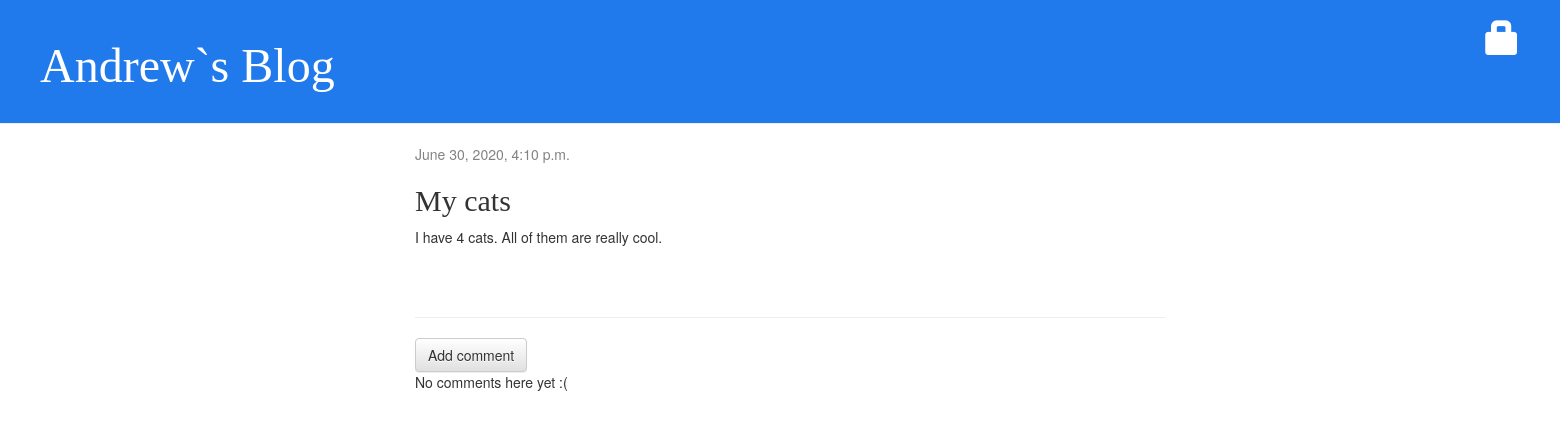
/post/1/, run on an earlier commit of the app's database.
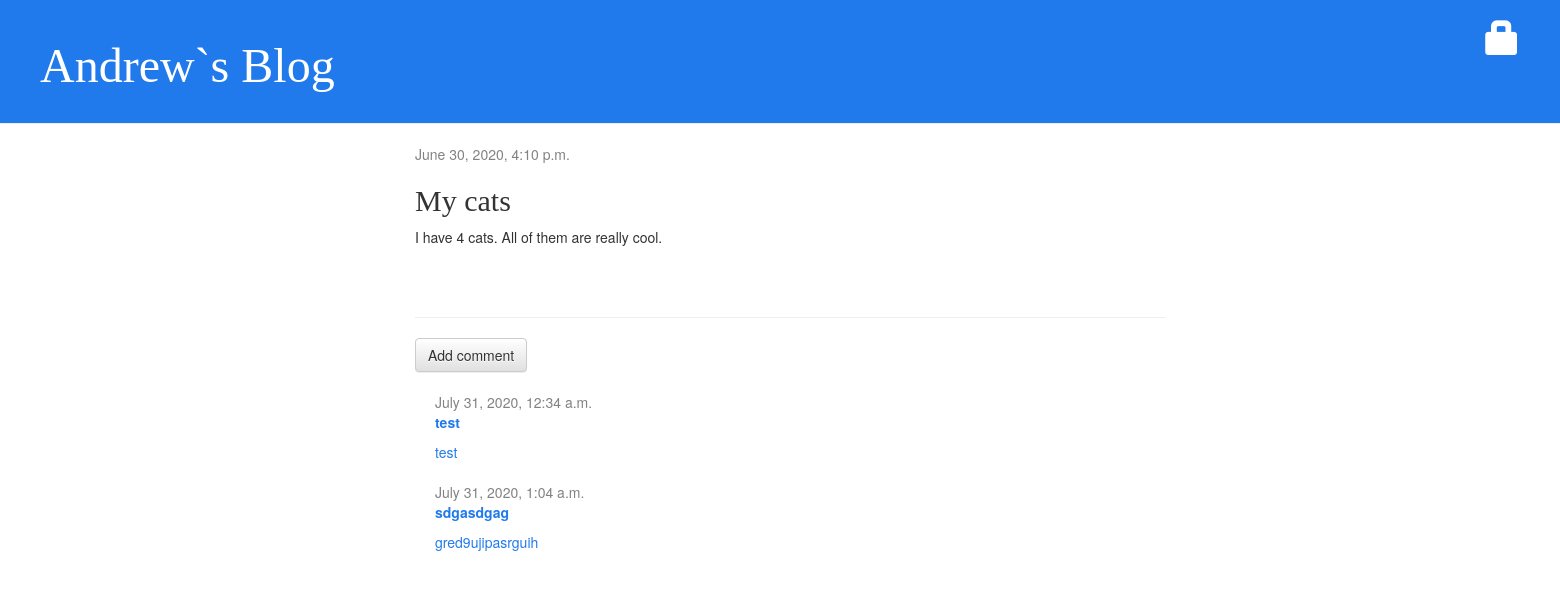
And on a later commit of the database.
### blog/models.py (models this page shows, shortened)
class Comment(models.Model):
    post = models.ForeignKey('blog.Post', on_delete=models.CASCADE, related_name='comments')
    author = models.CharField(max_length=200)
    text = models.TextField()
    created_date = models.DateTimeField(default=timezone.now)
    approved_comment = models.BooleanField(default=False)

### blog/views.py (the view)
# urls.py: path('post/<int:pk>/', views.post_detail, name='post_detail'),
def post_detail(request, pk):
    post = get_object_or_404(Post, pk=pk)
    return render(request, 'blog/post_detail.html', {'post': post})

### blog/templates/blog/post_detail.html (shortened to what this page needs)
{% extends 'blog/base.html'%}
{% block content%}
    <div class="post">
        {% if post.published_date %}
            <div class="date">
                {{ post.published_date }}
            </div>
        {% else %}
            <a class="btn btn-default" href="{% url 'post_publish' pk=post.pk %}">Publish</a>
        {% endif %}
        <h2>{{ post.title }}</h2>
        <p>{{ post.text|linebreaksbr }}</p>
    </div>
    <hr>
    <a class="btn btn-default" href="{% url 'add_comment_to_post' pk=post.pk %}">Add comment</a>
    {% for comment in post.comments.all %}
        {% if user.is_authenticated or comment.approved_comment %}
        <div class="comment">
            <div class="date">
                {{ comment.created_date }}
            </div>
            <strong>{{ comment.author }}</strong>
            <p>{{ comment.text|linebreaks }}</p>
        </div>
        {% endif %}
    {% empty %}
        <p>No comments here yet :(</p>
    {% endfor %}
{% endblock %}

What changed in the data, as far as the page shows it:
added Comment: created_date "July 31, 2020, 12:34 a.m.", author "test", text "test"
added Comment: created_date "July 31, 2020, 1:04 a.m.", author "sdgasdgag", text "gred9ujipasrguih"
Also different on the page:
text no longer shown: "No comments here yet :("
